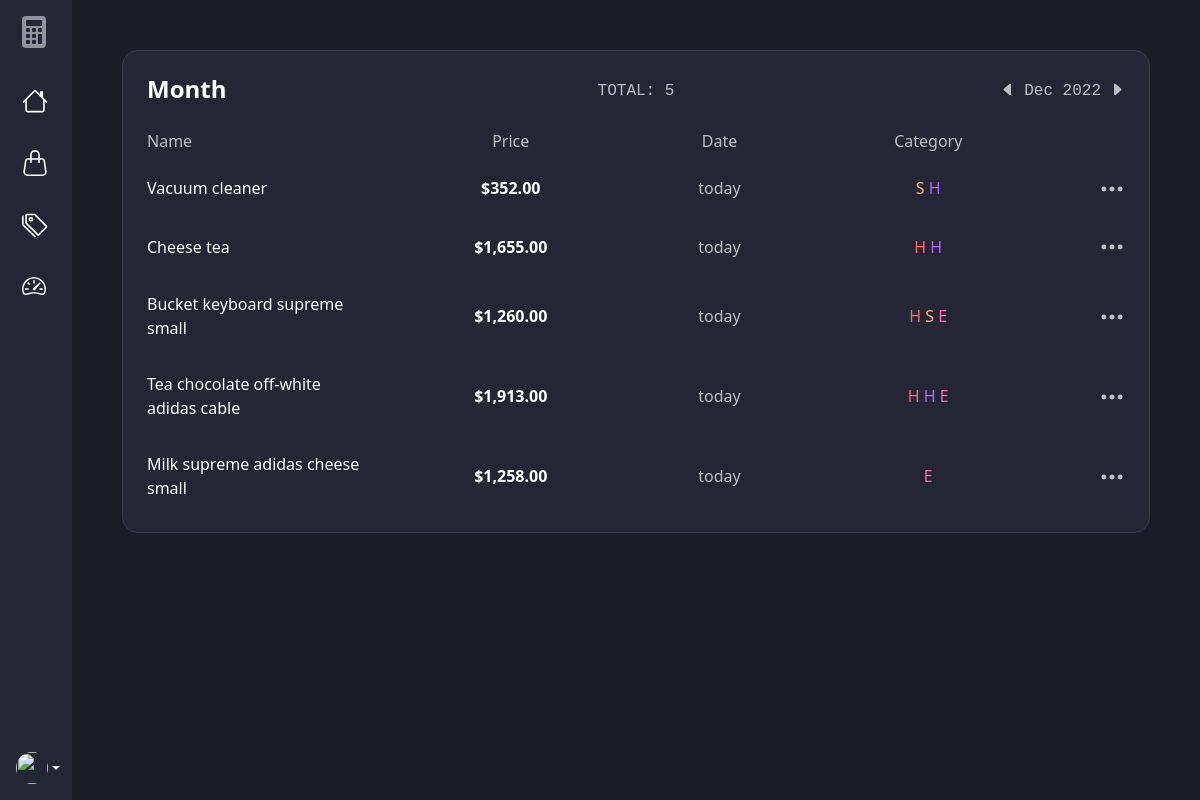
Screenshot of /total/month/show/ with the database file from the repository.
### expenses/models.py (models this page shows, shortened)
class Expense(models.Model):
    user = models.ForeignKey(User, on_delete=models.CASCADE, blank=True, null=True)
    name = models.CharField(max_length=100)
    price = models.DecimalField(max_digits=12, decimal_places=2)
    category = models.ManyToManyField(
        Category, related_name='category', blank=True)
    created = models.DateTimeField(auto_now_add=True)
    class Meta:
        ordering = ['user', '-created']

class Category(models.Model):
    user = models.ForeignKey(User, on_delete=models.CASCADE, blank=True, null=True)
    name = models.CharField(max_length=100)
    color = models.CharField(max_length=7, default='#1c8efb')
    created = models.DateTimeField(auto_now_add=True)
    def __str__(self):
        return self.name
    class Meta:
        ordering = ['user', '-created']

### expenses/views.py (the view, shortened to what this page needs)
# urls.py: path('total/<str:period>/<str:action>/', views.expenses_date_filter, name='expenses-date-filter'),
def expenses_date_filter(request, period, action):
    year, month, day, week_start, week_end = '', '', '', '', ''
    _YEARS = [2020, 2021, 2022]
    _MONTHNAMES = ["Jan", "Feb", "Mar", "Apr", "May", "Jun",
                   "Jul", "Aug", "Sep", "Oct", "Nov", "Dec"]
    today = datetime.combine(date.today(), time(0, 0, 0))
    week = timedelta(minutes=60*24*7)
    categories = Category.objects.all()
    if period == 'year':
        year = today.year
        expenses = Expense.objects.filter(created__year=year)
    elif period == 'month':
        month = today.month
        year = today.year
        expenses = Expense.objects.filter(
            created__month=month, created__year=year)
        month = _MONTHNAMES[month - 1]
    elif period == 'week':
        week_start = today - week
        week_end = today
        expenses = Expense.objects.filter(created__gte=week_start)
    if action != 'show':
        htmx = True
        if period == 'year':
            year = int(request.GET.get('year'))
            if action == 'previous':
                if year > _YEARS[0]:
                    year -= 1
            elif action == 'next':
                if year < _YEARS[-1]:
                    year += 1
            expenses = Expense.objects.filter(created__year=year)
            year = year
        elif period == 'month':
            month = int(_MONTHNAMES.index(request.GET.get('month'))) + 1
            year = int(request.GET.get('year'))
            if action == 'previous':
                if year == _YEARS[0] and month == 1:
                    pass
                else:
                    month -= 1
                    if month == 0:
                        year -= 1
            elif action == 'next':
                if year == _YEARS[-1] and month == 12:
                    pass
                else:
                    if month == 12:
                        month = 1
                        year += 1
                    else:
                        month += 1
            expenses = Expense.objects.filter(
                created__month=month, created__year=year)
            month = _MONTHNAMES[month - 1]
            year = year
        elif period == 'week':
            week_start = request.GET.get('week_start')
            week_end = request.GET.get('week_end')
            week_start_year = int(week_start.rstrip(', midnight')[-4:])
            week_start_month = int(_MONTHNAMES.index(week_start[:3])) + 1
            week_start_day = int(week_start.split()[1].rstrip(','))
            week_start = datetime(
                week_start_year, week_start_month, week_start_day)
            week_end_year = int(week_end.rstrip(', midnight')[-4:])
            week_end_month = int(_MONTHNAMES.index(week_end[:3])) + 1
            week_end_day = int(week_end.split()[1].rstrip(','))
            week_end = datetime(week_end_year, week_end_month, week_end_day)
            if action == 'previous':
                week_start = week_start - week
                week_end = week_end - week
                if week_start.year < _YEARS[0]:
                    week_start = week_start + week
                    week_end = week_end + week
            elif action == 'next':
                if week_end < today:
                    week_start = week_start + week
                    week_end = week_end + week
            expenses = Expense.objects.filter(
                created__gte=week_start, created__lte=week_end)
        elif period == 'day':
            day = int(request.GET.get('day'))
            month = int(_MONTHNAMES.index(request.GET.get('month'))) + 1
            year = int(request.GET.get('year'))
            if action == 'previous':
                if day > 1:
                    day -= 1
            elif action == 'next':
                try:
                    datetime(year, month, day + 1)
                    day += 1
                except:
                    day = day
            expenses = Expense.objects.filter(created__day=day,
                created__month=month, created__year=year)
            day = f'0{day}' if len(str(day)) == 1 else day
            month = _MONTHNAMES[month - 1]
    else:
        htmx = False
    paginator = Paginator(expenses, 10)
    page_number = request.GET.get('page', 1)
    page_obj = paginator.get_page(page_number)
    context = {
        'expenses': page_obj,
        'categories': categories,
        'expenses_length': len(expenses),
        'period': period,
        'year': year,
        'month': month,
        'day': day,
        'week_start': week_start,
        'week_end': week_end,
        'years': _YEARS,
        'months': _MONTHNAMES,
    }
    if request.GET.get('load-more') == 'True':
        return render(request, 'expenses/expenses-card-rows.html', context)
    if htmx == True:
        return render(request, 'expenses/expenses-card.html', context)
    else:
        return render(request, 'expenses/total-period.html', context)

### expenses/templates/expenses/total-period.html (shortened to what this page needs)
{% extends 'expenses/base.html' %}
{% block content %}
<div class="container-fluid">
    {% include 'expenses/expenses-card.html' %}
</div>
{% endblock content %}

### expenses/templates/expenses/expenses-card-rows.html (shortened to what this page needs)
{% load humanize %}
{% for expense in expenses %}
<div class="row py-3 align-items-center justify-content-between table-row">
    <div class="col-6 col-sm-3 col-md-3">
        <p class="my-0">{{ expense.name }}</p>
    </div>
    <div class="col-6 col-sm-3 col-md-3 text-center">
        <p class="my-0 fw-semibold">${{ expense.price|intcomma }}</p>
    </div>
    <div class="col-6 col-sm-2 col-md-2 text-center">
        <p class="my-0 text-second">{{ expense.created|naturalday:"M. d, Y" }}</p>
    </div>
    <div class="col-6 col-sm-3 col-md-3 text-center">
        {% for category in expense.category.all %}
        <a style="color: {{ category.color }};" class="text-second-link"
            id="category-opened{{ category.pk }}{{ expense.pk }}"
            onclick="categoryShow({{ category.pk }}, {{ expense.pk }})"> {{ category.name|first }} </a>
        {% endfor %}
    </div>
    <div class="col-6 col-sm-1 col-md-1 text-end">
        <div class="dropdown">
            <a href="#" class="text-second-link" data-bs-toggle="dropdown">
                <svg xmlns="http://www.w3.org/2000/svg" width="26" height="26" fill="currentColor"
                    class="bi bi-three-dots" viewBox="0 0 16 16">
                    <path
                        d="M3 9.5a1.5 1.5 0 1 1 0-3 1.5 1.5 0 0 1 0 3zm5 0a1.5 1.5 0 1 1 0-3 1.5 1.5 0 0 1 0 3zm5 0a1.5 1.5 0 1 1 0-3 1.5 1.5 0 0 1 0 3z" />
                </svg>
            </a>
        </div>
    </div>
</div>
{% endfor %}

### expenses/static/css/style.css (style rules this page uses)
:root { --accent: rgba(28, 142, 251, 1); --second: rgba(189, 190, 194, 1); --base: rgba(255, 255, 255, 1); --error: rgba(255, 102, 102, 1); --bg-light: rgba(36, 38, 53, 1); --bg-second: rgba(31, 34, 46, 1); --bg-dark: rgba(26, 29, 38, 1); --bg-gradient: linear-gradient(180deg, rgba(255, 255, 255, 0.007), rgba(233, 233, 233, 0.089), rgba(112, 112, 112, 0.411)); --bg-gradient-blue: linear-gradient(180deg, rgba(42, 167, 248, 1), rgba(48, 107, 221, 1), rgba(53, 70, 242, 1)); --bg-gradient-orange: linear-gradient(180deg, rgba(251, 98, 101, 1), rgba(233, 78, 50, 1), rgba(239, 99, 44, 1)); --bg-gradient-purple: linear-gradient(180deg, rgba(241, 42, 227, 1), rgba(191, 51, 234, 1), rgba(150, 54, 243, 1)); --bg-gradient-green: linear-gradient(180deg, rgba(68, 216, 154, 1), rgba(31, 209, 185, 1), rgba(52, 205, 224, 1)); --navbar-width: 220px; --navbar-width-sm: 4.5rem; }
.container-fluid { padding-right: 50px; padding-left: 50px; padding-bottom: 50px; padding-top: 50px; }
.bg-dark-c { background-color: var(--bg-dark); }
.text-second { color: var(--second); }
.text-second-link { color: var(--second); text-decoration: none; cursor: pointer; transition-duration: 0.2s; }
.table-row { background-color: var(--bg-light); border-radius: 0.5rem; transition-duration: 0.3s; }

### rows the page displays
Expense: name "Vacuum cleaner", price "352.00", created "today"
Category: name|first "S"
Category: name|first "H"
Expense: name "Cheese tea", price "1,655.00", created "today"
Category: name|first "H"
Expense: name "Bucket keyboard supreme small", price "1,260.00", created "today"
Category: name|first "E"
Expense: name "Tea chocolate off-white adidas cable", price "1,913.00", created "today"
Expense: name "Milk supreme adidas cheese small", price "1,258.00", created "today"

### other values shown
{{ expenses_length }} "5"
{{ month }} "Dec"
{{ year }} "2022"
